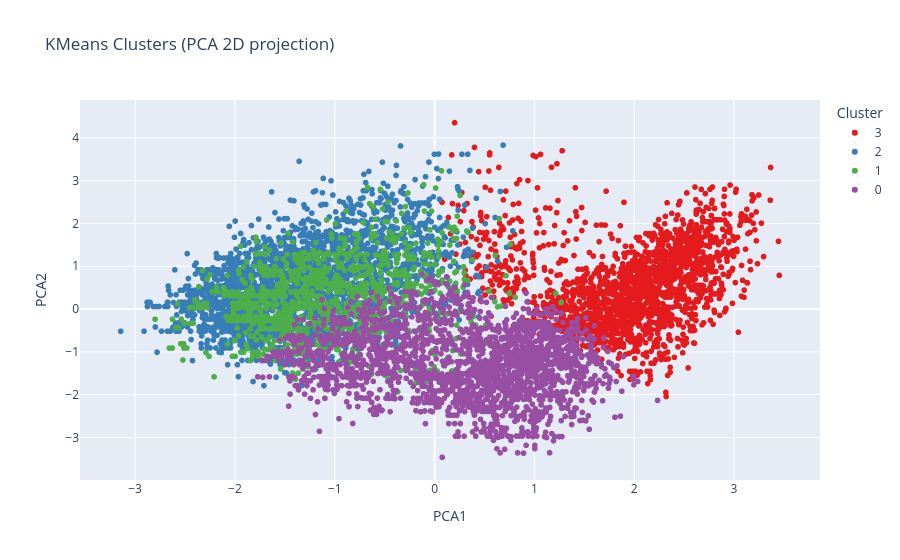

This figure's notebook cell:
### Code cell
fig_pca = px.scatter(
    df, x="PCA1", y="PCA2", color=df["KMeans_Cluster"].astype(str),
    title="KMeans Clusters (PCA 2D projection)",
    labels={"color": "Cluster"},
    color_discrete_sequence=px.colors.qualitative.Set1
)
fig_pca.write_html("chart_kmeans_pca.html")
fig_pca.show()

### Figure 1 — Plotly figure (JSON) as saved in the notebook; plotly's stock layout.template omitted (floating-point values rounded to 4 significant figures; data arrays with more than 128 entries replaced by an {"elided": "..."} marker saying what was removed)
{"data": [{"hovertemplate": "Cluster=3<br>PCA1=%{x}<br>PCA2=%{y}<extra></extra>", "legendgroup": "3", "marker": {"color": "rgb(228,26,28)", "symbol": "circle"}, "mode": "markers", "name": "3", "showlegend": true, "type": "scattergl", "x": {"elided": "2046 float values"}, "xaxis": "x", "y": {"elided": "2046 float values"}, "yaxis": "y"}, {"hovertemplate": "Cluster=2<br>PCA1=%{x}<br>PCA2=%{y}<extra></extra>", "legendgroup": "2", "marker": {"color": "rgb(55,126,184)", "symbol": "circle"}, "mode": "markers", "name": "2", "showlegend": true, "type": "scattergl", "x": {"elided": "2525 float values"}, "xaxis": "x", "y": {"elided": "2525 float values"}, "yaxis": "y"}, {"hovertemplate": "Cluster=1<br>PCA1=%{x}<br>PCA2=%{y}<extra></extra>", "legendgroup": "1", "marker": {"color": "rgb(77,175,74)", "symbol": "circle"}, "mode": "markers", "name": "1", "showlegend": true, "type": "scattergl", "x": {"elided": "1222 float values"}, "xaxis": "x", "y": {"elided": "1222 float values"}, "yaxis": "y"}, {"hovertemplate": "Cluster=0<br>PCA1=%{x}<br>PCA2=%{y}<extra></extra>", "legendgroup": "0", "marker": {"color": "rgb(152,78,163)", "symbol": "circle"}, "mode": "markers", "name": "0", "showlegend": true, "type": "scattergl", "x": {"elided": "2275 float values"}, "xaxis": "x", "y": {"elided": "2275 float values"}, "yaxis": "y"}], "layout": {"legend": {"title": {"text": "Cluster"}, "tracegroupgap": 0}, "title": {"text": "KMeans Clusters (PCA 2D projection)"}, "xaxis": {"anchor": "y", "domain": [0, 1], "title": {"text": "PCA1"}}, "yaxis": {"anchor": "x", "domain": [0, 1], "title": {"text": "PCA2"}}}}
